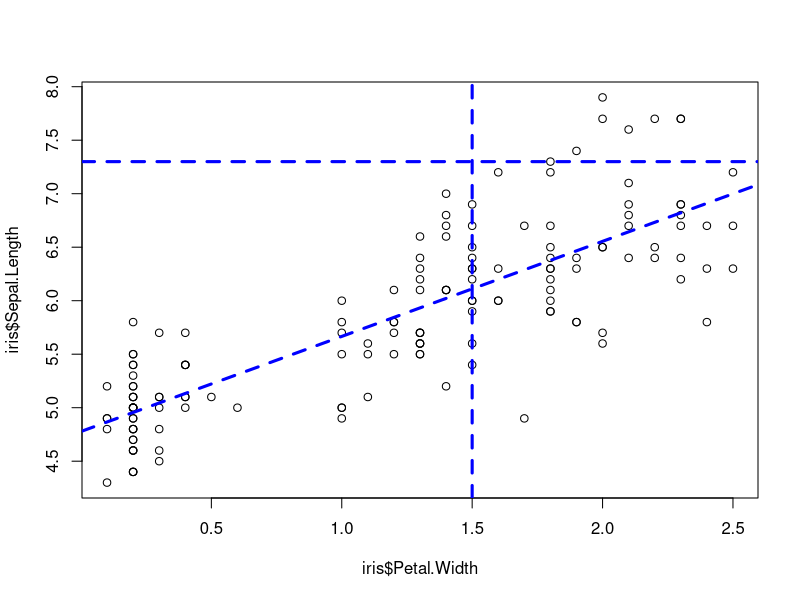

Write the R code that produced this figure.
data("iris")
# Drawing regression line on a plot

teg <-  lm(Sepal.Length ~ Petal.Width, data = iris)
plot(iris$Sepal.Length ~ iris$Petal.Width)
abline(teg, 
       col = "blue", 
       lwd = 3, 
       lty = "dashed",
       v = 1.5,
       h = 7.3)

